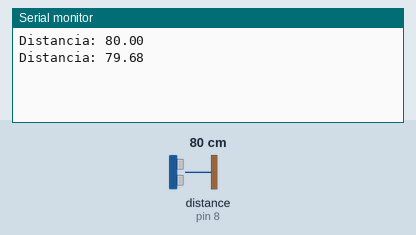
Recording of a sketch running on a simulated Arduino Uno, built with avr-gcc and run on an emulated ATmega328P. On the bench: the last lines printed to the serial monitor. Wiring (inferred from the names in the program): ultrasonic range finder: trigger pin 9; echo pin 8. The inputs (shaded band) are chosen by the test bench; at power-on: distance to the obstacle (sensor on pin 8) 80 cm. The echo pulse lasts 58.3 µs per cm.

Above: at 1.8 s.
1.9 s: distance to the obstacle (sensor on pin 8) set to 2 cm
At 2.8 s:
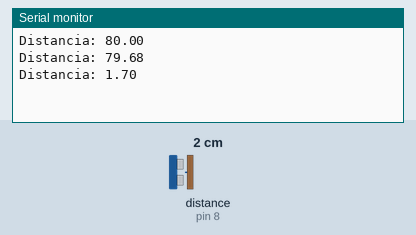
3.4 s: distance to the obstacle (sensor on pin 8) set to 4 cm
At 4.6 s:
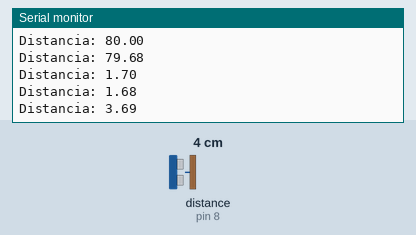
Timing chart, 0 to 6.4 s (numbered marks = the images above; inputs shaded):
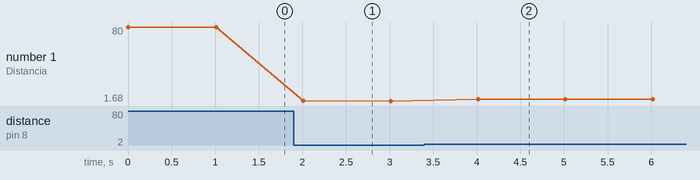

Measured:
- after the input at 1.9 s, the serial monitor: prints a new line after 0.11 s (image 1)
- after the input at 3.4 s, the serial monitor: prints a new line after 0.61 s (image 2)
- plotted number 1: 79.68 → 1.68 after the input at 1.9 s, 1.68 → 3.69 after the input at 3.4 s

The sketch:

LB1d_Sensor.ino
```cpp
/* Progama de arduino que recoge el funcionamiento de un medidor de distancia basado en ultrasonidos*/

/*Definición de variables a utilizar en el sketch*/

int trigger=9; // Pin de salida
int echo=8; // Pin de entrada
float duration ,distance; // Variables en las que se van a almacenar los datos

void setup() {
 pinMode(trigger, OUTPUT); // Iniciación del Pin 9 como salida
 pinMode(echo, INPUT); // Iniciación del Pin 8 como entrada
 Serial.begin(9600); // Iniciación del puerto serie a una velocidad de 9600 Baudios
}

void loop() {
  // Parte de disparo del módulo
  digitalWrite(trigger, LOW); // Pin a bajo
  delayMicroseconds(2); // Espera de 2 microsegundos
  digitalWrite(trigger, HIGH); // Pin a alto
  delayMicroseconds(10);
  digitalWrite(trigger, LOW); // Pin a bajo

  duration = pulseIn(echo, HIGH); // Recolección del valor recogido por el módulo

  distance = (duration*.0343)/2; // Cálculo de la distancia recorrida mediante la fórmula distancia = T * Vsonido/2

  // Muestra por pantalla del valor obtenido
  Serial.print("Distancia: ");
  Serial.println(distance);

  // Tiempo de espera para una mejor lectura de los valores
  delay(1000);
}
```
